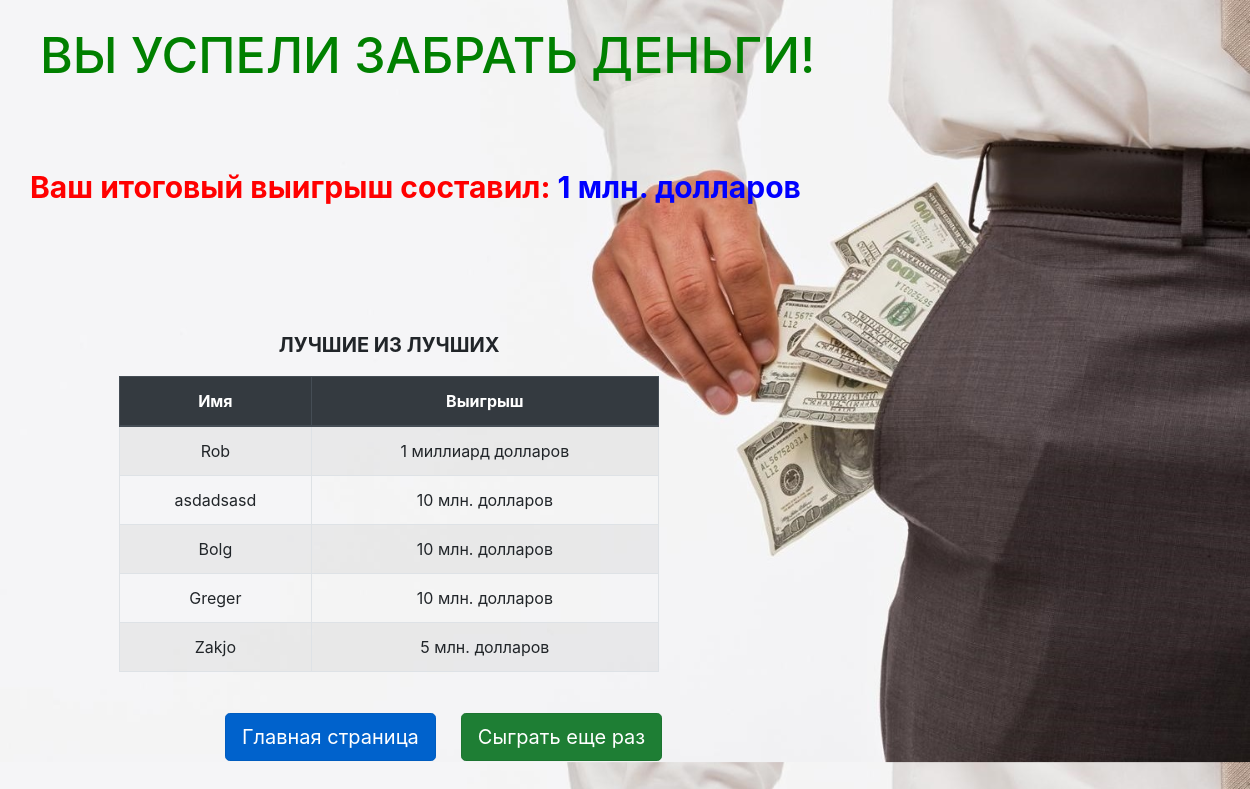
Screenshot of /milliarder/16/take_money/ with the database file from the repository.
### milliard/models.py (models this page shows, shortened)
class Player(models.Model):
    name = models.CharField(max_length=50)
    count_correct_answers = models.IntegerField(default=0, blank=True)
    money_won = models.IntegerField(default=0, blank=True)
    fifty_fifty = models.IntegerField(default=1, blank=True)
    help_people = models.IntegerField(default=1, blank=True)
    call_friend = models.IntegerField(default=1, blank=True)

### milliard/views.py (the view)
# urls.py: path('<int:player_id>/take_money/', views.takemoney, name = 'take_money_url'),
def takemoney (request, player_id):
    player = get_object_or_404 (Player, id=player_id)
    gamers = list(Player.objects.all().order_by('money_won'))
    gamers = gamers[len(gamers):-6:-1]
    return render(request,'milliard/take_money_url.html', context={'player':player, 'gamers':gamers})

### milliard/templates/milliard/take_money_url.html (shortened to what this page needs)
<!DOCTYPE html>
<html lang="ru">
<head>
    <link rel="stylesheet" href="https://stackpath.bootstrapcdn.com/bootstrap/4.3.1/css/bootstrap.min.css"
>
  {% load staticfiles %}
  <link rel="stylesheet" href="{% static 'milliard/css/take_money_styles.css' %}" type="text/css">
</head>
<body>
<h1 style="color: green; font-size: 50px; margin-left:40px; margin-top:2%">ВЫ УСПЕЛИ ЗАБРАТЬ ДЕНЬГИ!</h1></br>
</br></br><strong style="color: red; font-size: 30px; margin-left:30px">Ваш итоговый выигрыш составил:
<span style="color: blue"> {{player.money_won}} млн. долларов</span></strong>
<div class = "container offset-md-1 mt-5" >
    <div class = "row">
        <div class = "col-sm-6 mt-5">
</br><p align="center"><b><span style="font-size: 20px"> ЛУЧШИЕ ИЗ ЛУЧШИХ </span></b></p>
<table class="table table-bordered table-striped">
  <thead class="thead-dark">
    <tr align="center">
      <th scope="col">Имя</th>
      <th scope="col">Выигрыш</th>
    </tr>
  </thead>
  <tbody>
  {% for gamer in gamers  %}
    <tr align="center">
      <td >{{gamer.name }}</td>
    {% if gamer.money_won != 1000 %}
      <td >{{gamer.money_won}} млн. долларов</td>
      {% else %}
      <td >1 миллиард долларов</td>
    {% endif %}
    </tr>
  {% endfor %}
  </tbody>
</table>
        </div>
    </div>
</div>
<a style="margin-left:225px; margin-top:2%" href="{% url 'start_page_url' %}" class="btn btn-primary btn-lg  active"
role="button" aria-pressed="true"> Главная страница </a> &emsp;
<a style="margin-top:2%" href="{% url 'create_player_url' %}" class="btn btn-success btn-lg  active" role="button" aria-pressed="true"> Сыграть еще раз </a>
</body>
</html>

### milliard/static/milliard/css/take_money_styles.css (style rules this page uses)
body { background-image: url("images/Take_money_img.jpg"); background-size: 100%; }

### rows the page displays
Player: money_won "1"
Player: name "Rob", money_won "1 миллиард долларов"
Player: name "asdadsasd", money_won "10"
Player: name "Bolg", money_won "10"
Player: name "Greger", money_won "10"
Player: name "Zakjo", money_won "5"
